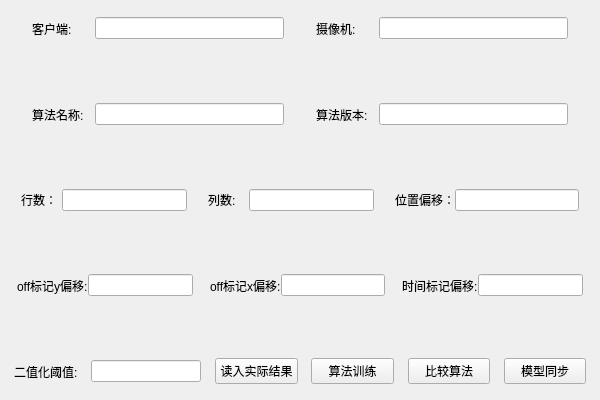
<?xml version="1.0" encoding="UTF-8"?>
<ui version="4.0">
 <class>ui_algorithm_brightnessfilter</class>
 <widget class="QMainWindow" name="ui_algorithm_brightnessfilter">
  <property name="geometry">
   <rect>
    <x>0</x>
    <y>0</y>
    <width>600</width>
    <height>400</height>
   </rect>
  </property>
  <property name="windowTitle">
   <string>亮度分类器</string>
  </property>
  <widget class="QWidget" name="centralwidget">
   <layout class="QVBoxLayout" name="verticalLayout" stretch="2,1,2,1,2,1,2,1,2">
    <property name="spacing">
     <number>0</number>
    </property>
    <property name="leftMargin">
     <number>0</number>
    </property>
    <property name="topMargin">
     <number>0</number>
    </property>
    <property name="rightMargin">
     <number>0</number>
    </property>
    <property name="bottomMargin">
     <number>0</number>
    </property>
    <item>
     <widget class="QWidget" name="ui_algorithm_brightnessfilter_client_widget" native="true">
      <layout class="QHBoxLayout" name="horizontalLayout" stretch="1,2,6,1,2,6,1">
       <property name="spacing">
        <number>0</number>
       </property>
       <property name="leftMargin">
        <number>0</number>
       </property>
       <property name="topMargin">
        <number>0</number>
       </property>
       <property name="rightMargin">
        <number>0</number>
       </property>
       <property name="bottomMargin">
        <number>0</number>
       </property>
       <item>
        <spacer name="horizontalSpacer_20">
         <property name="orientation">
          <enum>Qt::Horizontal</enum>
         </property>
         <property name="sizeHint" stdset="0">
          <size>
           <width>2</width>
           <height>20</height>
          </size>
         </property>
        </spacer>
       </item>
       <item>
        <widget class="QLabel" name="label_14">
         <property name="text">
          <string>客户端:</string>
         </property>
        </widget>
       </item>
       <item>
        <widget class="QLineEdit" name="ui_algorithm_brightnessfilter_clientname"/>
       </item>
       <item>
        <spacer name="horizontalSpacer_27">
         <property name="orientation">
          <enum>Qt::Horizontal</enum>
         </property>
         <property name="sizeHint" stdset="0">
          <size>
           <width>40</width>
           <height>20</height>
          </size>
         </property>
        </spacer>
       </item>
       <item>
        <widget class="QLabel" name="label_15">
         <property name="text">
          <string>摄像机:</string>
         </property>
        </widget>
       </item>
       <item>
        <widget class="QLineEdit" name="ui_algorithm_brightnessfilter_cameraname"/>
       </item>
       <item>
        <spacer name="horizontalSpacer_3">
         <property name="orientation">
          <enum>Qt::Horizontal</enum>
         </property>
         <property name="sizeHint" stdset="0">
          <size>
           <width>39</width>
           <height>20</height>
          </size>
         </property>
        </spacer>
       </item>
      </layout>
     </widget>
    </item>
    <item>
     <spacer name="verticalSpacer_4">
      <property name="orientation">
       <enum>Qt::Vertical</enum>
      </property>
      <property name="sizeHint" stdset="0">
       <size>
        <width>13</width>
        <height>33</height>
       </size>
      </property>
     </spacer>
    </item>
    <item>
     <widget class="QWidget" name="ui_algorithm_brightnessfilter_algorithm_widget" native="true">
      <layout class="QHBoxLayout" name="horizontalLayout_7" stretch="1,2,6,1,2,6,1">
       <property name="spacing">
        <number>0</number>
       </property>
       <property name="leftMargin">
        <number>0</number>
       </property>
       <property name="topMargin">
        <number>0</number>
       </property>
       <property name="rightMargin">
        <number>0</number>
       </property>
       <property name="bottomMargin">
        <number>0</number>
       </property>
       <item>
        <spacer name="horizontalSpacer_28">
         <property name="orientation">
          <enum>Qt::Horizontal</enum>
         </property>
         <property name="sizeHint" stdset="0">
          <size>
           <width>40</width>
           <height>20</height>
          </size>
         </property>
        </spacer>
       </item>
       <item>
        <widget class="QLabel" name="label_9">
         <property name="text">
          <string>算法名称:</string>
         </property>
        </widget>
       </item>
       <item>
        <widget class="QLineEdit" name="ui_algorithm_brightnessfilter_algorithm_name"/>
       </item>
       <item>
        <spacer name="horizontalSpacer_21">
         <property name="orientation">
          <enum>Qt::Horizontal</enum>
         </property>
         <property name="sizeHint" stdset="0">
          <size>
           <width>43</width>
           <height>20</height>
          </size>
         </property>
        </spacer>
       </item>
       <item>
        <widget class="QLabel" name="label_10">
         <property name="text">
          <string>算法版本:</string>
         </property>
        </widget>
       </item>
       <item>
        <widget class="QLineEdit" name="ui_algorithm_brightnessfilter_algorithm_version"/>
       </item>
       <item>
        <spacer name="horizontalSpacer_23">
         <property name="orientation">
          <enum>Qt::Horizontal</enum>
         </property>
         <property name="sizeHint" stdset="0">
          <size>
           <width>43</width>
           <height>20</height>
          </size>
         </property>
        </spacer>
       </item>
      </layout>
     </widget>
    </item>
    <item>
     <spacer name="verticalSpacer_3">
      <property name="orientation">
       <enum>Qt::Vertical</enum>
      </property>
      <property name="sizeHint" stdset="0">
       <size>
        <width>18</width>
        <height>25</height>
       </size>
      </property>
     </spacer>
    </item>
    <item>
     <widget class="QWidget" name="ui_algorithm_brightnessfilter_parms_widget" native="true">
      <layout class="QHBoxLayout" name="horizontalLayout_3" stretch="1,2,6,1,2,6,1,2,6,1">
       <property name="spacing">
        <number>0</number>
       </property>
       <property name="leftMargin">
        <number>0</number>
       </property>
       <property name="topMargin">
        <number>0</number>
       </property>
       <property name="rightMargin">
        <number>0</number>
       </property>
       <property name="bottomMargin">
        <number>0</number>
       </property>
       <item>
        <spacer name="horizontalSpacer_6">
         <property name="orientation">
          <enum>Qt::Horizontal</enum>
         </property>
         <property name="sizeHint" stdset="0">
          <size>
           <width>17</width>
           <height>20</height>
          </size>
         </property>
        </spacer>
       </item>
       <item>
        <widget class="QLabel" name="label_2">
         <property name="text">
          <string>行数：</string>
         </property>
        </widget>
       </item>
       <item>
        <widget class="QLineEdit" name="ui_algorithm_brightnessfilter_row_edt"/>
       </item>
       <item>
        <spacer name="horizontalSpacer_7">
         <property name="orientation">
          <enum>Qt::Horizontal</enum>
         </property>
         <property name="sizeHint" stdset="0">
          <size>
           <width>17</width>
           <height>20</height>
          </size>
         </property>
        </spacer>
       </item>
       <item>
        <widget class="QLabel" name="label_3">
         <property name="text">
          <string>列数:</string>
         </property>
        </widget>
       </item>
       <item>
        <widget class="QLineEdit" name="ui_algorithm_brightnessfilter_cols_edt"/>
       </item>
       <item>
        <spacer name="horizontalSpacer_8">
         <property name="orientation">
          <enum>Qt::Horizontal</enum>
         </property>
         <property name="sizeHint" stdset="0">
          <size>
           <width>17</width>
           <height>20</height>
          </size>
         </property>
        </spacer>
       </item>
       <item>
        <widget class="QLabel" name="label_4">
         <property name="text">
          <string>位置偏移：</string>
         </property>
        </widget>
       </item>
       <item>
        <widget class="QLineEdit" name="ui_algorithm_brightnessfilter_offset_edt"/>
       </item>
       <item>
        <spacer name="horizontalSpacer_9">
         <property name="orientation">
          <enum>Qt::Horizontal</enum>
         </property>
         <property name="sizeHint" stdset="0">
          <size>
           <width>17</width>
           <height>20</height>
          </size>
         </property>
        </spacer>
       </item>
      </layout>
     </widget>
    </item>
    <item>
     <spacer name="verticalSpacer_5">
      <property name="orientation">
       <enum>Qt::Vertical</enum>
      </property>
      <property name="sizeHint" stdset="0">
       <size>
        <width>18</width>
        <height>25</height>
       </size>
      </property>
     </spacer>
    </item>
    <item>
     <widget class="QWidget" name="ui_algorithm_brightnessfilter_offset_widget" native="true">
      <layout class="QHBoxLayout" name="horizontalLayout_4" stretch="1,2,6,1,2,6,1,2,6,1">
       <property name="spacing">
        <number>0</number>
       </property>
       <property name="leftMargin">
        <number>0</number>
       </property>
       <property name="topMargin">
        <number>0</number>
       </property>
       <property name="rightMargin">
        <number>0</number>
       </property>
       <property name="bottomMargin">
        <number>0</number>
       </property>
       <item>
        <spacer name="horizontalSpacer_10">
         <property name="orientation">
          <enum>Qt::Horizontal</enum>
         </property>
         <property name="sizeHint" stdset="0">
          <size>
           <width>24</width>
           <height>20</height>
          </size>
         </property>
        </spacer>
       </item>
       <item>
        <widget class="QLabel" name="label_5">
         <property name="text">
          <string>off标记y偏移:</string>
         </property>
        </widget>
       </item>
       <item>
        <widget class="QLineEdit" name="ui_algorithm_brightnessfilter_off_y_offset_edt"/>
       </item>
       <item>
        <spacer name="horizontalSpacer_11">
         <property name="orientation">
          <enum>Qt::Horizontal</enum>
         </property>
         <property name="sizeHint" stdset="0">
          <size>
           <width>11</width>
           <height>20</height>
          </size>
         </property>
        </spacer>
       </item>
       <item>
        <widget class="QLabel" name="label_7">
         <property name="text">
          <string>off标记x偏移:</string>
         </property>
        </widget>
       </item>
       <item>
        <widget class="QLineEdit" name="ui_algorithm_brightnessfilter_off_x_offset_edt"/>
       </item>
       <item>
        <spacer name="horizontalSpacer_13">
         <property name="orientation">
          <enum>Qt::Horizontal</enum>
         </property>
         <property name="sizeHint" stdset="0">
          <size>
           <width>40</width>
           <height>20</height>
          </size>
         </property>
        </spacer>
       </item>
       <item>
        <widget class="QLabel" name="label_6">
         <property name="text">
          <string>时间标记偏移:</string>
         </property>
        </widget>
       </item>
       <item>
        <widget class="QLineEdit" name="ui_algorithm_brightnessfilter_time_offset_edt"/>
       </item>
       <item>
        <spacer name="horizontalSpacer_12">
         <property name="orientation">
          <enum>Qt::Horizontal</enum>
         </property>
         <property name="sizeHint" stdset="0">
          <size>
           <width>11</width>
           <height>20</height>
          </size>
         </property>
        </spacer>
       </item>
      </layout>
     </widget>
    </item>
    <item>
     <spacer name="verticalSpacer_6">
      <property name="orientation">
       <enum>Qt::Vertical</enum>
      </property>
      <property name="sizeHint" stdset="0">
       <size>
        <width>18</width>
        <height>26</height>
       </size>
      </property>
     </spacer>
    </item>
    <item>
     <widget class="QWidget" name="ui_algorithm_brightnessfilter_train_widget" native="true">
      <layout class="QHBoxLayout" name="horizontalLayout_2" stretch="1,4,1,8,1,6,1,6,1,6,1,6,1">
       <property name="spacing">
        <number>0</number>
       </property>
       <property name="leftMargin">
        <number>0</number>
       </property>
       <property name="topMargin">
        <number>0</number>
       </property>
       <property name="rightMargin">
        <number>0</number>
       </property>
       <property name="bottomMargin">
        <number>0</number>
       </property>
       <item>
        <spacer name="horizontalSpacer">
         <property name="orientation">
          <enum>Qt::Horizontal</enum>
         </property>
         <property name="sizeHint" stdset="0">
          <size>
           <width>46</width>
           <height>20</height>
          </size>
         </property>
        </spacer>
       </item>
       <item>
        <widget class="QLabel" name="label">
         <property name="text">
          <string>二值化阈值:</string>
         </property>
        </widget>
       </item>
       <item>
        <spacer name="horizontalSpacer_2">
         <property name="orientation">
          <enum>Qt::Horizontal</enum>
         </property>
         <property name="sizeHint" stdset="0">
          <size>
           <width>45</width>
           <height>20</height>
          </size>
         </property>
        </spacer>
       </item>
       <item>
        <widget class="QLineEdit" name="ui_algorithm_brightnessfilter_Maskvalue_edt"/>
       </item>
       <item>
        <spacer name="horizontalSpacer_22">
         <property name="orientation">
          <enum>Qt::Horizontal</enum>
         </property>
         <property name="sizeHint" stdset="0">
          <size>
           <width>5</width>
           <height>20</height>
          </size>
         </property>
        </spacer>
       </item>
       <item>
        <widget class="QPushButton" name="ui_algorithm_brightnessfilter_read_result_btn">
         <property name="text">
          <string>读入实际结果</string>
         </property>
        </widget>
       </item>
       <item>
        <spacer name="horizontalSpacer_14">
         <property name="orientation">
          <enum>Qt::Horizontal</enum>
         </property>
         <property name="sizeHint" stdset="0">
          <size>
           <width>40</width>
           <height>20</height>
          </size>
         </property>
        </spacer>
       </item>
       <item>
        <widget class="QPushButton" name="ui_algorithm_brightnessfilter_train_btn">
         <property name="text">
          <string>算法训练</string>
         </property>
        </widget>
       </item>
       <item>
        <spacer name="horizontalSpacer_5">
         <property name="orientation">
          <enum>Qt::Horizontal</enum>
         </property>
         <property name="sizeHint" stdset="0">
          <size>
           <width>40</width>
           <height>20</height>
          </size>
         </property>
        </spacer>
       </item>
       <item>
        <widget class="QPushButton" name="ui_algorithm_brightnessfilter_test_btn">
         <property name="text">
          <string>比较算法</string>
         </property>
        </widget>
       </item>
       <item>
        <spacer name="horizontalSpacer_4">
         <property name="orientation">
          <enum>Qt::Horizontal</enum>
         </property>
         <property name="sizeHint" stdset="0">
          <size>
           <width>1</width>
           <height>20</height>
          </size>
         </property>
        </spacer>
       </item>
       <item>
        <widget class="QPushButton" name="ui_algorithm_brightnessfilter_send_to_client_btn">
         <property name="text">
          <string>模型同步</string>
         </property>
        </widget>
       </item>
       <item>
        <spacer name="horizontalSpacer_15">
         <property name="orientation">
          <enum>Qt::Horizontal</enum>
         </property>
         <property name="sizeHint" stdset="0">
          <size>
           <width>40</width>
           <height>20</height>
          </size>
         </property>
        </spacer>
       </item>
      </layout>
     </widget>
    </item>
   </layout>
  </widget>
 </widget>
 <resources/>
 <connections/>
</ui>
